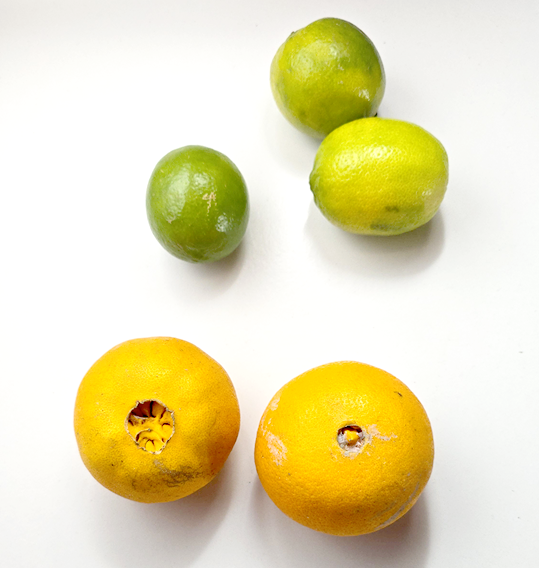
#> input picture TrabalhoComputacaoGrafica/fruit1.png, 539 x 568 px
$ python frutas.py
#> lines starting #> are read from the running program, lines starting #| are printed output that depends on the picture; after the words box and inside, x2 and y2 are one past the last pixel; in counts of white or black regions, pixels touching at a corner belong together
import cv2
import numpy as np

def imagem():
    img_path = 'fruit1.png'
    img = cv2.imread(img_path)
#> img is the input picture: shape (568, 539, 3); mean B, G, R 180.4, 223.4, 232.1
    img = cv2.cvtColor(img, cv2.COLOR_BGR2GRAY)
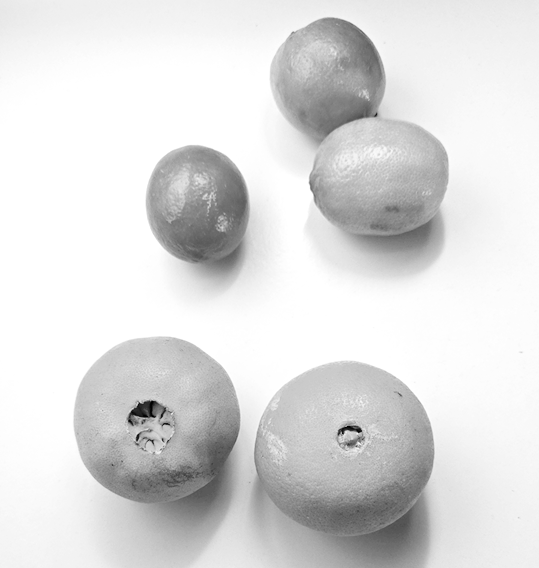
#> img: shape (568, 539); min 0, max 255, mean 221.1
    _, binary = cv2.threshold(img, 190, 255, cv2.THRESH_BINARY_INV)
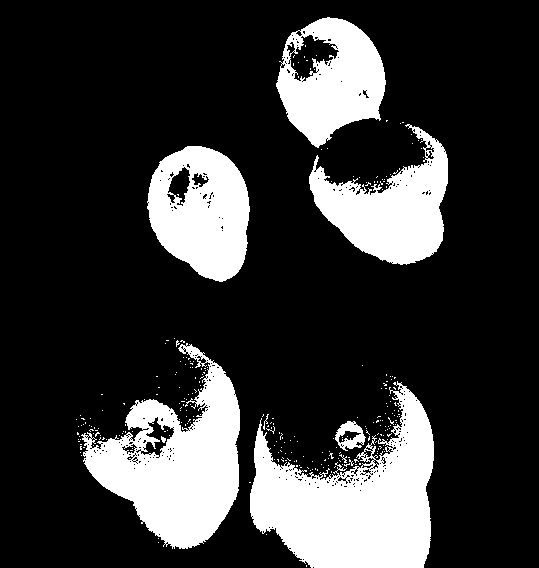
#> binary: shape (568, 539); 21.3% white; 274 white regions (265 under 20 px), largest, box (x1, y1, x2, y2) and area: (250, 381, 434, 568) 19318, (81, 343, 240, 549) 16151, (147, 146, 250, 282) 9878

    kernel = cv2.getStructuringElement(cv2.MORPH_RECT, (5, 5))
    #kernel = np.ones((5,5),np.uint8)
    kernel = np.array([[1,1,1],
                       [1,0,1],
                       [1,1,1]], np.uint8)
    erosion = cv2.erode(binary, kernel, iterations= 1)
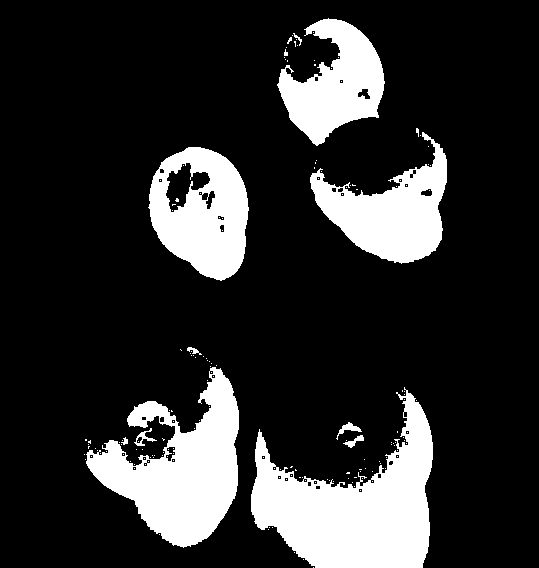
#> erosion: shape (568, 539); 18.4% white; 170 white regions (159 under 20 px), largest, box (x1, y1, x2, y2) and area: (251, 387, 433, 568) 17013, (86, 367, 239, 548) 13574, (148, 147, 249, 281) 8836
    dilatation = cv2.dilate(erosion, kernel, iterations= 6)
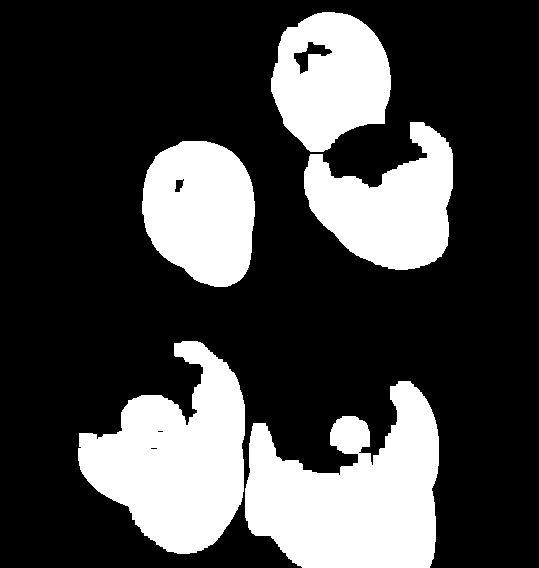
#> dilatation: shape (568, 539); 27.3% white; 5 white regions, box (x1, y1, x2, y2) and area: (245, 381, 439, 568) 24051, (78, 341, 245, 554) 21167, (304, 122, 453, 270) 13159, (142, 141, 255, 287) 12982, (271, 12, 391, 152) 12094

    num_labels, labels, stats, centroids = cv2.connectedComponentsWithStats(erosion)
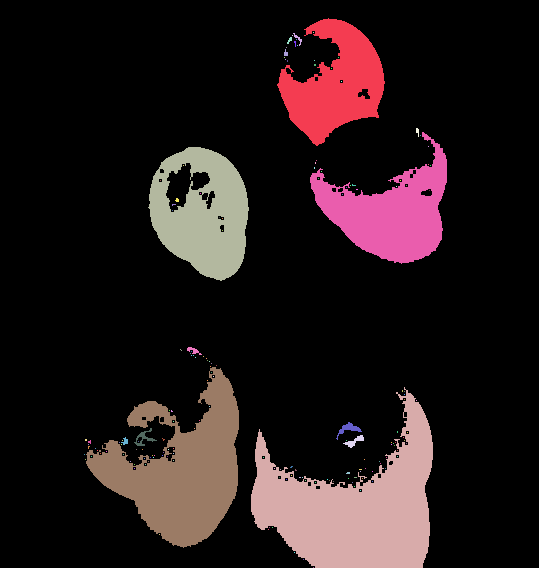
#> labels: shape (568, 539) int32; 171 distinct labels, from 0 to 170; one colour per label, 0 black
#> num_labels = 171; stats = 171 rows, first 6: [0, 0, 539, 568, 249941], [277, 18, 108, 128, 7508], [293, 33, 9, 13, 31], [313, 32, 1, 1, 1], [292, 35, 1, 1, 1], [287, 37, 5, 7, 18]; centroids = 171 pairs, first value 84 to 430, second value 32 to 567

    print(num_labels)
#| 171


    num_labels, labels, stats, centroids = cv2.connectedComponentsWithStats(dilatation)
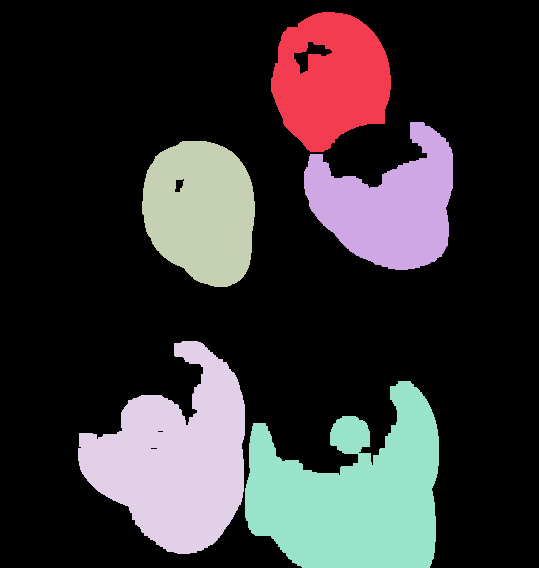
#> labels: shape (568, 539) int32; 6 distinct labels, from 0 to 5; one colour per label, 0 black
#> num_labels = 6; stats = [[0, 0, 539, 568, 222699], [271, 12, 120, 140, 12094], [304, 122, 149, 148, 13159], [142, 141, 113, 146, 12982], [78, 341, 167, 213, 21167], [245, 381, 194, 187, 24051]]; centroids = [[262.4, 264.1], [330.5, 79.19], [388.9, 205.4], [200.8, 211.1], [175.8, 458.4], [352.2, 493.8]]

    print(num_labels)
#| 6

    img = cv2.imread(img_path)
    for i in range(1, num_labels):

        x, y, w, h, area = stats[i]
        cx, cy = centroids[i]

        cv2.rectangle(img, (x, y), (x + w, y + h), (0, 255, 0), 2)
        cv2.circle(img, (int(cx), int(cy)), 4, (255,0,0), -1)
#> this loop made 5 passes
#> (x, y, w, h, area, cx, cy) on passes 1 to 5: (271, 12, 120, 140, 12094, 330.5, 79.19), (304, 122, 149, 148, 13159, 388.9, 205.4), (142, 141, 113, 146, 12982, 200.8, 211.1), (78, 341, 167, 213, 21167, 175.8, 458.4), (245, 381, 194, 187, 24051, 352.2, 493.8)
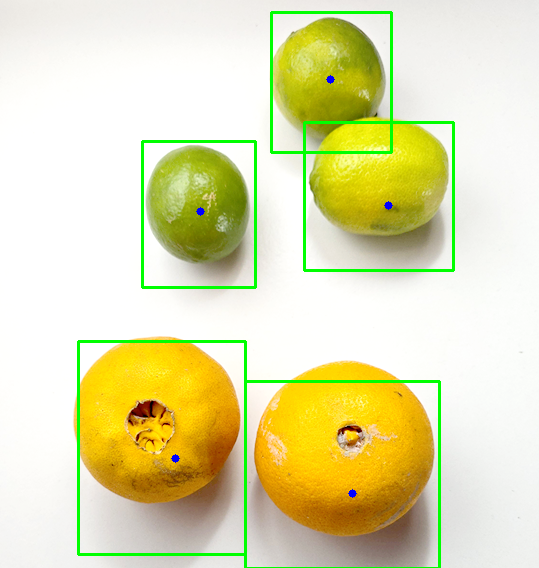
#> img: shape (568, 539, 3); 2.86% of pixels changed, all inside (x1, y1, x2, y2) = (77, 11, 455, 568)


    cv2.imshow("Imagem resultante", img)
    cv2.imshow("Imagem binario", binary)
    cv2.imshow('Imagem erosao',erosion)
    cv2.imshow('Imagem Dilate', dilatation)

    cv2.waitKey(0)
    cv2.destroyAllWindows()

imagem()
